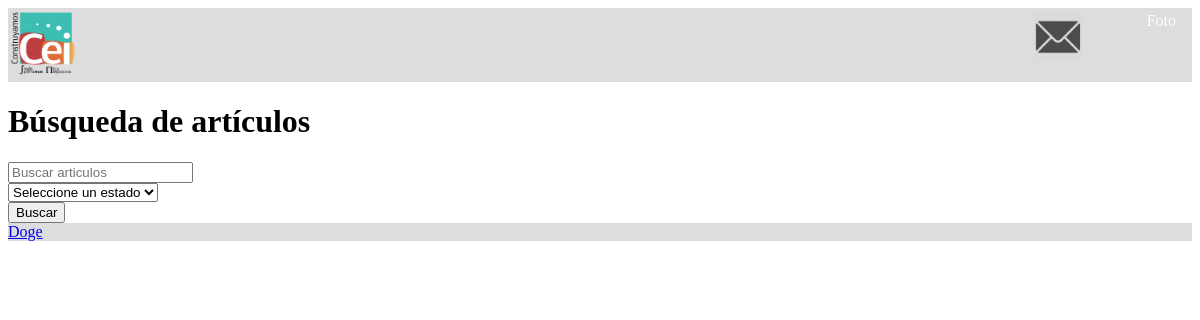
The page /user/busqueda/ on the database as committed earlier.
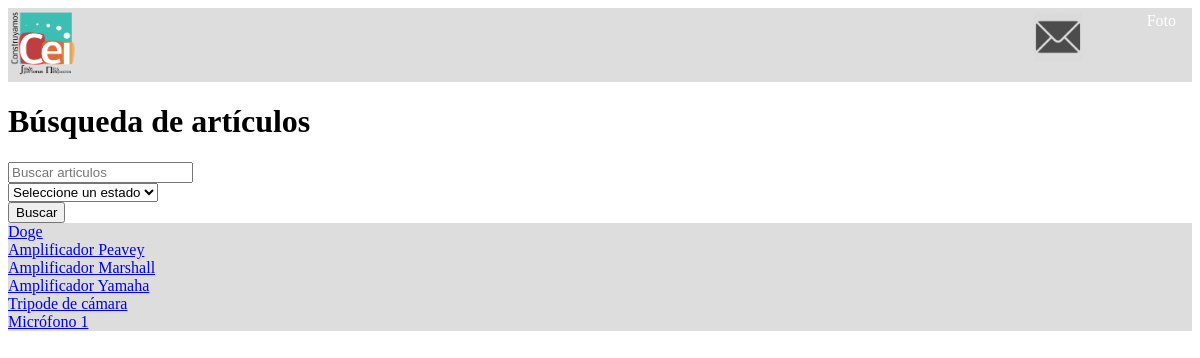
The same page on the database as committed later.
### articulos/models.py (models this page shows)
class Articulos(models.Model):
    ESTADOS_ART = ((1, 'Disponible'), (2, 'Prestado'), (3, 'Reparación'), (4, 'Perdido'))
    estado_articulo = models.IntegerField(choices=ESTADOS_ART, default=1)
    nombre_articulo = models.CharField(max_length=200)
    descripcion_articulo = models.CharField(max_length=1500)
    id_articulo = models.IntegerField()
    foto_articulo = models.ImageField(upload_to='uploads/fotos_articulos')

### userlanding/views.py (the view)
# urls.py: path('user/busqueda/', user_views.busqueda, name='nombre_articulo'),
def busqueda(request):
    resultados = Articulos.objects.all()
    search_name = request.GET.get("nombre")
    if search_name:
        resultados = resultados.filter(nombre_articulo__icontains=search_name)
    search_status = request.GET.get("estado")
    if search_status and search_status != '0':
        resultados = resultados.filter(estado_articulo=search_status)
    context = {'resultados' : resultados}
    return render(request, 'busqueda_articulos.html', context)

### templates/busqueda_articulos.html (shortened to what this page needs)
<!DOCTYPE html>
<html lang="es">
<head>
</head>
{% extends "TopBar.html" %}
{% block content %}
<h1>Búsqueda de artículos</h1>
<form method="GET" action="">
    <input type="text" name="nombre" placeholder="Buscar articulos"/> <br>
    <select name="estado">
        <option value="0">Seleccione un estado</option>
    </select> <br>
    <input type="submit" value="Buscar"/>
</form>
<ul>
{%for articulo in resultados %}
    <a href="/articulos/{{ articulo.id }}">{{ articulo.nombre_articulo }}</a> <br>
{% endfor %}
</ul>
{% endblock %}

Rows that differ between the two databases and show on the page:
added Articulos: nombre_articulo "Amplificador Peavey"
added Articulos: nombre_articulo "Amplificador Marshall"
added Articulos: nombre_articulo "Amplificador Yamaha"
added Articulos: nombre_articulo "Tripode de cámara"
added Articulos: nombre_articulo "Micrófono 1"
